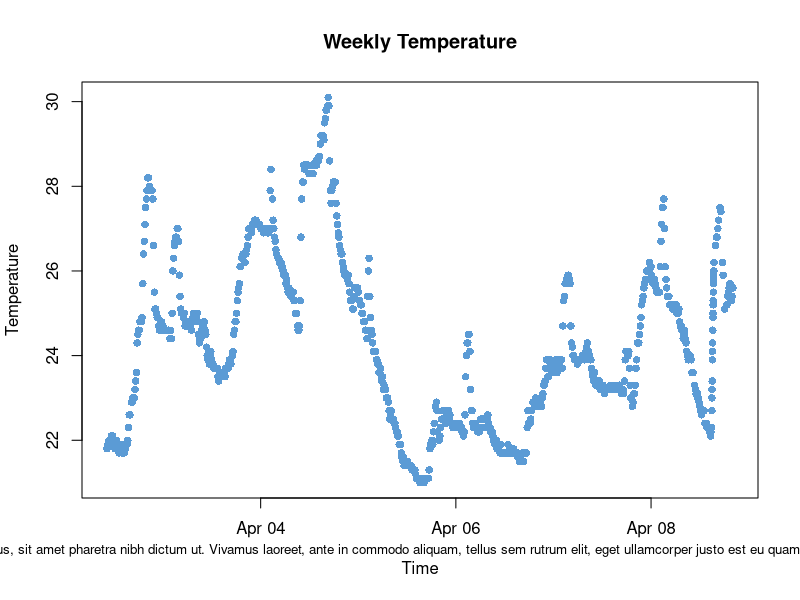
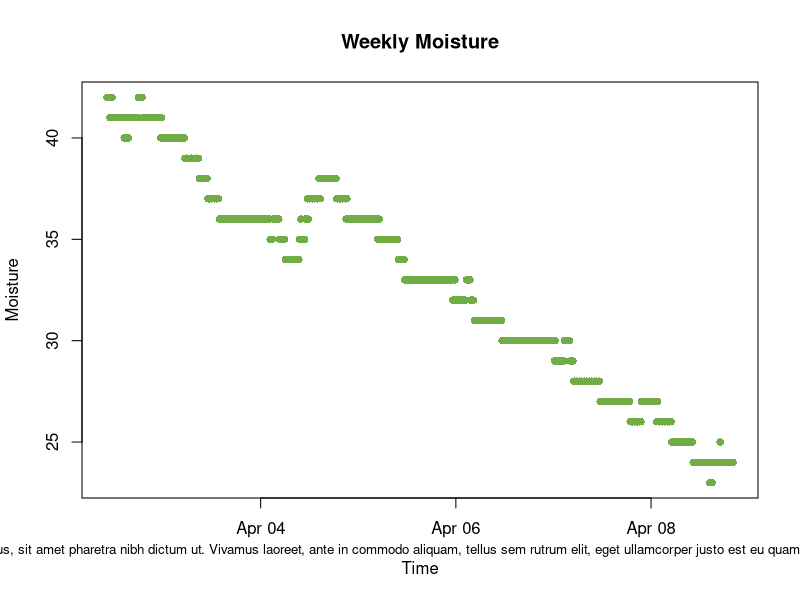
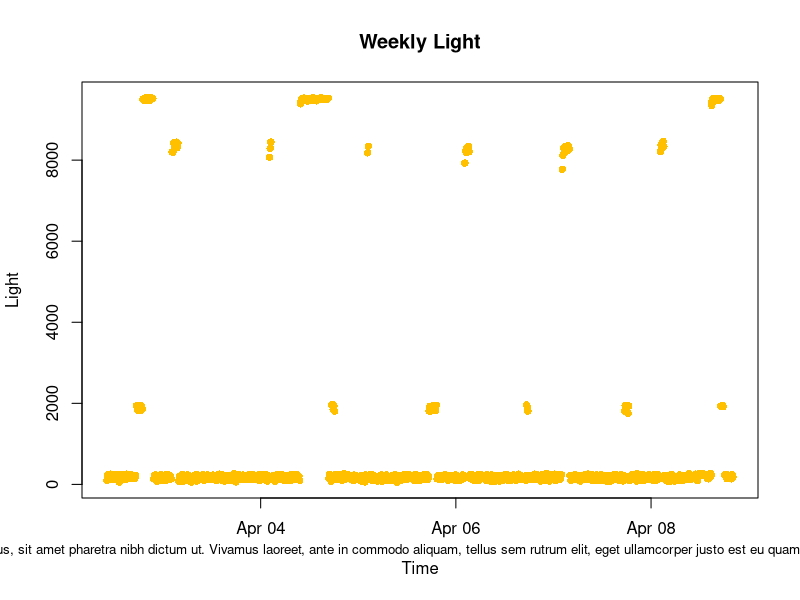
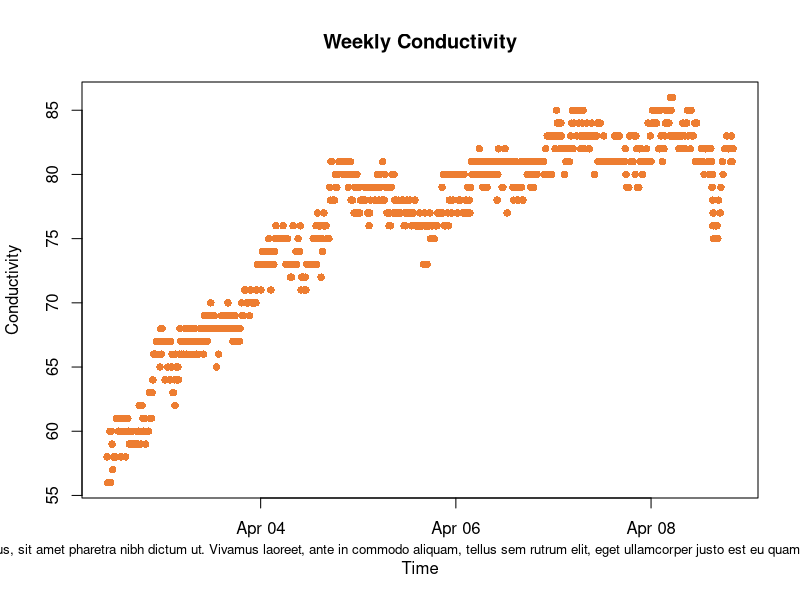
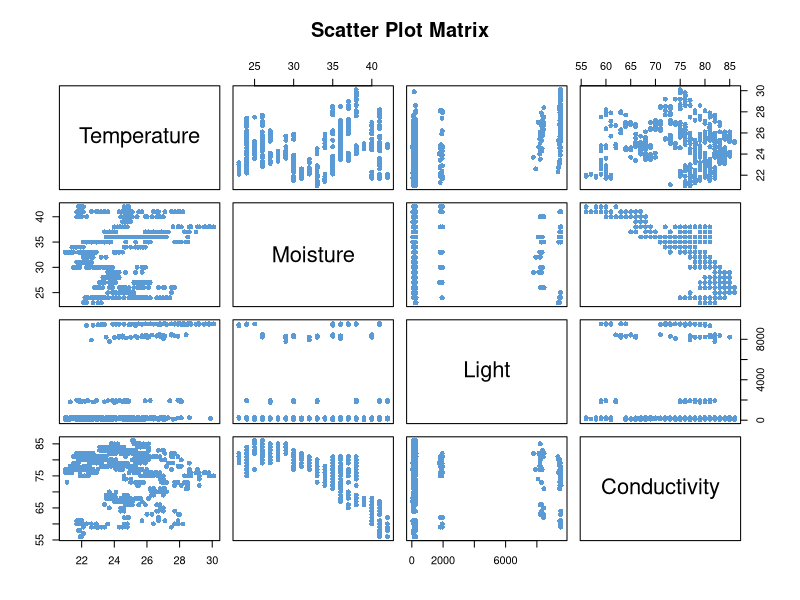
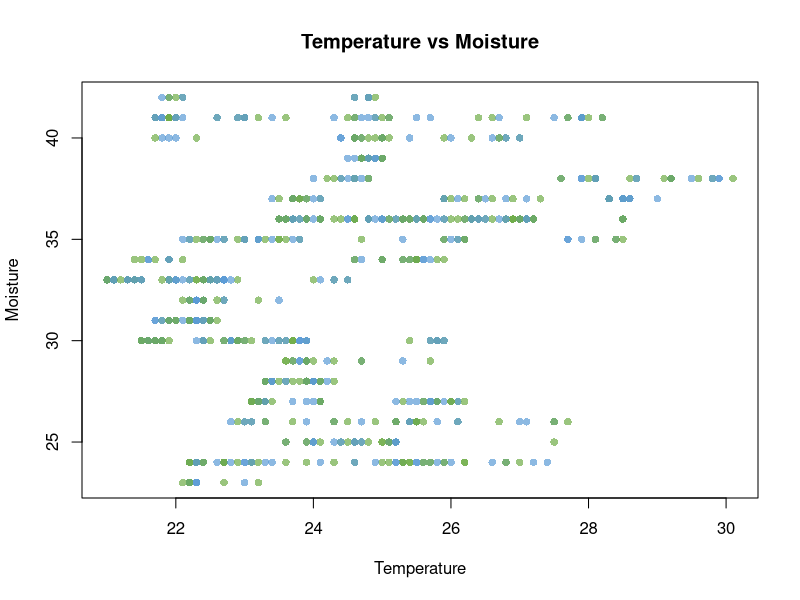
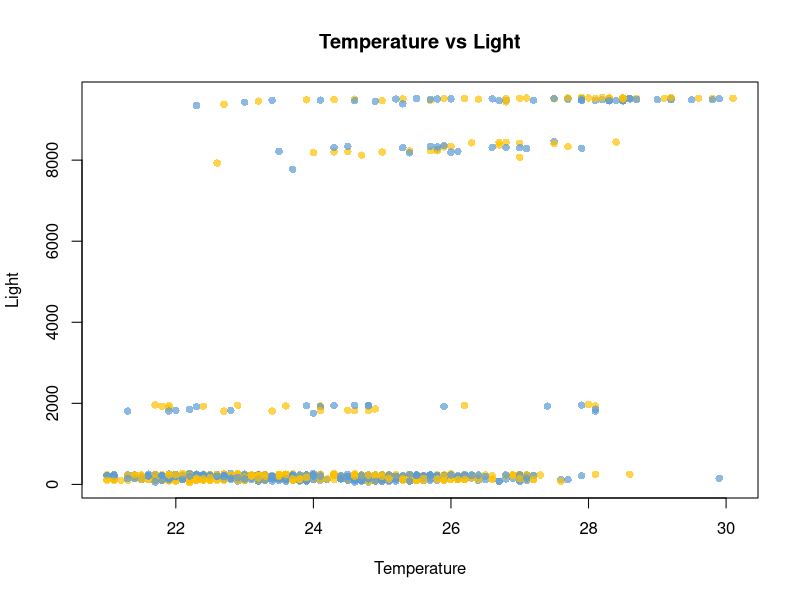
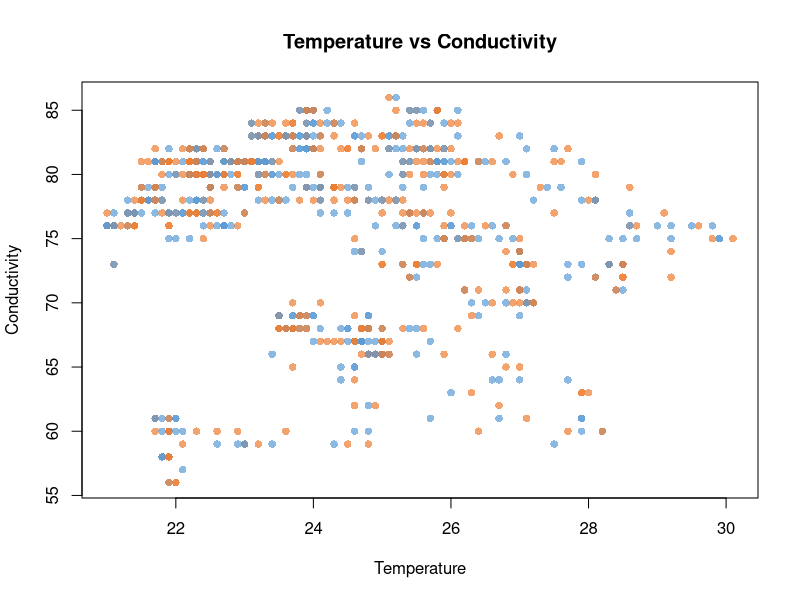

Reproduce these figures in R, in order.
## ---- chunk 1
knitr::opts_chunk$set(echo = TRUE)
## ---- chunk 2
suppressPackageStartupMessages(library(dplyr))

# Read the latest exported data from main.py
# Location is tentative
session_data <- read.csv("data/session.csv")
training_data <- read.csv("data/training.csv")

# Convert Timestamp to POSIXct for proper datetime comparison
session_data$Timestamp <- as.POSIXct(session_data$Timestamp, format = "%Y-%m-%d %H:%M:%S")

# Create shortened MAC addresses (last 5 characters)
session_data$ShortMAC <- substr(session_data$MAC, nchar(session_data$MAC) - 4, nchar(session_data$MAC))

# Get the latest reading for each MAC address
latest_readings <- session_data %>%
  group_by(ShortMAC) %>%
  slice(which.max(Timestamp)) %>%
  select(ShortMAC, Timestamp, Temperature, Moisture, Light, Conductivity) %>%
  arrange(ShortMAC)

# Display the results
print(latest_readings)
## ---- chunk 3
# Convert Timestamp to POSIXct format in R
session_data$Timestamp <- as.POSIXct(session_data$Timestamp, format = "%Y-%m-%d %H:%M:%S")
placeholder <- "Lorem ipsum dolor sit amet, consectetur adipiscing elit. Mauris vel tincidunt lectus. Duis volutpat euismod felis in condimentum. Nunc pretium lectus lectus, sit amet pharetra nibh dictum ut. Vivamus laoreet, ante in commodo aliquam, tellus sem rutrum elit, eget ullamcorper justo est eu quam. Sed metus libero, luctus eu sollicitudin vitae, pretium nec lectus. Mauris semper tempus ultricies. Mauris pulvinar ullamcorper nulla, in porttitor nisi tempor eu. "  # Store the message in the placeholder variable

# Assign different shades for each MAC address within a color range
temperature_colors <- colorRampPalette(c("#5B9BD5", "#003366"))(length(unique(session_data$ShortMAC)))  # Shades of blue
moisture_colors <- colorRampPalette(c("#70AD47", "#2F6A21"))(length(unique(session_data$ShortMAC)))     # Shades of green
light_colors <- colorRampPalette(c("#FFC000", "#FF7F00"))(length(unique(session_data$ShortMAC)))        # Shades of yellow-orange
conductivity_colors <- colorRampPalette(c("#ED7D31", "#9C4A2F"))(length(unique(session_data$ShortMAC))) # Shades of orange

# Create a color map based on ShortMAC for each variable
color_map_temperature <- setNames(temperature_colors, unique(session_data$ShortMAC))
color_map_moisture <- setNames(moisture_colors, unique(session_data$ShortMAC))
color_map_light <- setNames(light_colors, unique(session_data$ShortMAC))
color_map_conductivity <- setNames(conductivity_colors, unique(session_data$ShortMAC))

# Plot Temperature over Time with different shades for each MAC address
plot(session_data$Timestamp, session_data$Temperature,
     col = color_map_temperature[session_data$ShortMAC],  # Color by MAC address
     xlab = "Time",
     ylab = "Temperature",
     main = "Weekly Temperature",
     pch = 16)
mtext(placeholder, side = 1, line = 2, cex = 0.8)  # Use the placeholder variable for subtext

# Plot Moisture over Time with different shades for each MAC address
plot(session_data$Timestamp, session_data$Moisture,
     col = color_map_moisture[session_data$ShortMAC],  # Color by MAC address
     xlab = "Time",
     ylab = "Moisture",
     main = "Weekly Moisture",
     pch = 16)
mtext(placeholder, side = 1, line = 2, cex = 0.8)  # Use the placeholder variable for subtext

# Plot Light over Time with different shades for each MAC address
plot(session_data$Timestamp, session_data$Light,
     col = color_map_light[session_data$ShortMAC],  # Color by MAC address
     xlab = "Time",
     ylab = "Light",
     main = "Weekly Light",
     pch = 16)
mtext(placeholder, side = 1, line = 2, cex = 0.8)  # Use the placeholder variable for subtext

# Plot Conductivity over Time with different shades for each MAC address
plot(session_data$Timestamp, session_data$Conductivity,
     col = color_map_conductivity[session_data$ShortMAC],  # Color by MAC address
     xlab = "Time",
     ylab = "Conductivity",
     main = "Weekly Conductivity",
     pch = 16)
mtext(placeholder, side = 1, line = 2, cex = 0.8)  # Use the placeholder variable for subtext

## ---- chunk 4
  Temperature <- c(session_data$Temperature)
  Moisture <- c(session_data$Moisture)
  Light <- c(session_data$Light)
  Conductivity <- c(session_data$Conductivity)
  
  matrix_data <- data.frame(Temperature, Moisture, Light, Conductivity)  
  print("Covariance Matrix")
  cov_matrix <- cov(matrix_data)
  cov_matrix
  
  print("Correlation Matrix")
  cor_matrix <- cor(matrix_data)
  cor_matrix
## ---- chunk 5

# Define the color palette
colors <- c(
    temperature = "#5B9BD5",  # Soft blue
    moisture = "#70AD47",     # Sage green
    light = "#FFC000",        # Warm yellow
    conductivity = "#ED7D31"  # Muted orange
)

# Assuming session_data is your data frame
pairs(session_data[, c("Temperature", "Moisture", "Light", "Conductivity")],
      col = colors["temperature"],  
      pch = 16,          
      main = "Scatter Plot Matrix")

# Plot Temperature vs Moisture
plot(session_data$Temperature, session_data$Moisture,
     col = adjustcolor(colors[c("temperature", "moisture")], alpha=0.7),
     xlab = "Temperature",
     ylab = "Moisture",
     main = "Temperature vs Moisture",
     pch = 16)

# Plot Temperature vs Light
plot(session_data$Temperature, session_data$Light,
     col = adjustcolor(colors[c("temperature", "light")], alpha=0.7),
     xlab = "Temperature",
     ylab = "Light",
     main = "Temperature vs Light",
     pch = 16)

# Plot Temperature vs Conductivity
plot(session_data$Temperature, session_data$Conductivity,
     col = adjustcolor(colors[c("temperature", "conductivity")], alpha=0.7),
     xlab = "Temperature",
     ylab = "Conductivity",
     main = "Temperature vs Conductivity",
     pch = 16)

# Plot Moisture vs Light
plot(session_data$Moisture, session_data$Light,
     col = adjustcolor(colors[c("moisture", "light")], alpha=0.7),
     xlab = "Moisture",
     ylab = "Light",
     main = "Moisture vs Light",
     pch = 16)

# Plot Moisture vs Conductivity
plot(session_data$Moisture, session_data$Conductivity,
     col = adjustcolor(colors[c("moisture", "conductivity")], alpha=0.7),
     xlab = "Moisture",
     ylab = "Conductivity",
     main = "Moisture vs Conductivity",
     pch = 16)

# Plot Light vs Conductivity
plot(session_data$Moisture, session_data$Temperature,
     col = adjustcolor(colors[c("moisture", "temperature")], alpha=0.7),
     xlab = "Moisture",
     ylab = "Temperature",
     main = "Moisture vs Temperature",
     pch = 16)

# Plot Moisture vs Light
plot(session_data$Light, session_data$Moisture,
     col = adjustcolor(colors[c("moisture", "light")], alpha=0.7),
     xlab = "Moisture",
     ylab = "Light",
     main = "Moisture vs Light",
     pch = 16)

# Plot Moisture vs Conductivity
plot(session_data$Light, session_data$Conductivity,
     col = adjustcolor(colors[c("moisture", "conductivity")], alpha=0.7),
     xlab = "Moisture",
     ylab = "Conductivity",
     main = "Moisture vs Conductivity",
     pch = 16)

# Plot Light vs Conductivity
plot(session_data$Light, session_data$Temperature,
     col = adjustcolor(colors[c("moisture", "temperature")], alpha=0.7),
     xlab = "Moisture",
     ylab = "Temperature",
     main = "Moisture vs Temperature",
     pch = 16)

# Plot Moisture vs Light
plot(session_data$Conductivity, session_data$Moisture,
     col = adjustcolor(colors[c("moisture", "light")], alpha=0.7),
     xlab = "Moisture",
     ylab = "Light",
     main = "Moisture vs Light",
     pch = 16)

# Plot Moisture vs Conductivity
plot(session_data$Conductivity, session_data$Light,
     col = adjustcolor(colors[c("moisture", "conductivity")], alpha=0.7),
     xlab = "Moisture",
     ylab = "Conductivity",
     main = "Moisture vs Conductivity",
     pch = 16)

# Plot Light vs Conductivity
plot(session_data$Conductivity, session_data$Temperature,
     col = adjustcolor(colors[c("moisture", "temperature")], alpha=0.7),
     xlab = "Moisture",
     ylab = "Temperature",
     main = "Moisture vs Temperature",
     pch = 16)

## ---- chunk 6

# Load required library
library(ggplot2)

# Select the relevant variables for correlation
matrix_data <- session_data[, c("Temperature", "Moisture", "Light", "Conductivity")]

# Calculate the correlation matrix
cor_matrix <- cor(matrix_data, use = "complete.obs")

# Convert the correlation matrix into a format suitable for ggplot
cor_data <- as.data.frame(as.table(cor_matrix))
colnames(cor_data) <- c("Variable1", "Variable2", "Correlation")

# Create the heatmap using ggplot2
ggplot(cor_data, aes(x = Variable1, y = Variable2, fill = Correlation)) +
  geom_tile(color = "white") + # Heatmap tiles
  scale_fill_gradient2(low = "blue", high = "red", mid = "white", 
                       midpoint = 0, limit = c(-1, 1), 
                       name = "Correlation") + # Color scale
  theme_minimal() + # Clean theme
  theme(axis.text.x = element_text(angle = 45, vjust = 1, hjust = 1)) + # Rotate x-axis labels
  labs(title = "Heatmap of Variable Correlations", x = "Variables", y = "Variables")


